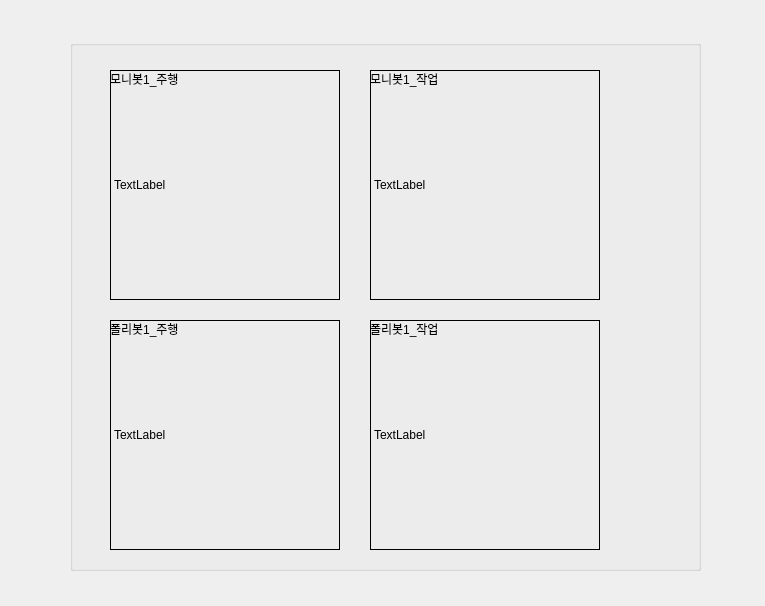
<?xml version="1.0" encoding="UTF-8"?>
<ui version="4.0">
 <class>Dialog</class>
 <widget class="QDialog" name="Dialog">
  <property name="geometry">
   <rect>
    <x>0</x>
    <y>0</y>
    <width>765</width>
    <height>606</height>
   </rect>
  </property>
  <property name="windowTitle">
   <string>Dialog</string>
  </property>
  <widget class="QGroupBox" name="groupBox">
   <property name="geometry">
    <rect>
     <x>70</x>
     <y>40</y>
     <width>631</width>
     <height>531</height>
    </rect>
   </property>
   <property name="title">
    <string/>
   </property>
   <widget class="QLabel" name="moni1_work">
    <property name="geometry">
     <rect>
      <x>300</x>
      <y>30</y>
      <width>230</width>
      <height>230</height>
     </rect>
    </property>
    <property name="frameShape">
     <enum>QFrame::Box</enum>
    </property>
    <property name="text">
     <string>TextLabel</string>
    </property>
   </widget>
   <widget class="QLabel" name="polli1_drive">
    <property name="geometry">
     <rect>
      <x>40</x>
      <y>280</y>
      <width>230</width>
      <height>230</height>
     </rect>
    </property>
    <property name="frameShape">
     <enum>QFrame::Box</enum>
    </property>
    <property name="text">
     <string>TextLabel</string>
    </property>
   </widget>
   <widget class="QLabel" name="polli1_work">
    <property name="geometry">
     <rect>
      <x>300</x>
      <y>280</y>
      <width>230</width>
      <height>230</height>
     </rect>
    </property>
    <property name="frameShape">
     <enum>QFrame::Box</enum>
    </property>
    <property name="text">
     <string>TextLabel</string>
    </property>
   </widget>
   <widget class="QLabel" name="label_5">
    <property name="geometry">
     <rect>
      <x>40</x>
      <y>30</y>
      <width>141</width>
      <height>17</height>
     </rect>
    </property>
    <property name="text">
     <string>모니봇1_주행</string>
    </property>
   </widget>
   <widget class="QLabel" name="label_6">
    <property name="geometry">
     <rect>
      <x>300</x>
      <y>30</y>
      <width>141</width>
      <height>17</height>
     </rect>
    </property>
    <property name="text">
     <string>모니봇1_작업</string>
    </property>
   </widget>
   <widget class="QLabel" name="label_7">
    <property name="geometry">
     <rect>
      <x>40</x>
      <y>280</y>
      <width>141</width>
      <height>17</height>
     </rect>
    </property>
    <property name="text">
     <string>폴리봇1_주행</string>
    </property>
   </widget>
   <widget class="QLabel" name="label_8">
    <property name="geometry">
     <rect>
      <x>300</x>
      <y>280</y>
      <width>141</width>
      <height>17</height>
     </rect>
    </property>
    <property name="text">
     <string>폴리봇1_작업</string>
    </property>
   </widget>
   <widget class="QLabel" name="moni1_drive">
    <property name="geometry">
     <rect>
      <x>40</x>
      <y>30</y>
      <width>230</width>
      <height>230</height>
     </rect>
    </property>
    <property name="frameShape">
     <enum>QFrame::Box</enum>
    </property>
    <property name="text">
     <string>TextLabel</string>
    </property>
   </widget>
   <zorder>moni1_drive</zorder>
   <zorder>moni1_work</zorder>
   <zorder>polli1_drive</zorder>
   <zorder>polli1_work</zorder>
   <zorder>label_6</zorder>
   <zorder>label_7</zorder>
   <zorder>label_8</zorder>
   <zorder>label_5</zorder>
  </widget>
 </widget>
 <resources/>
 <connections/>
</ui>
